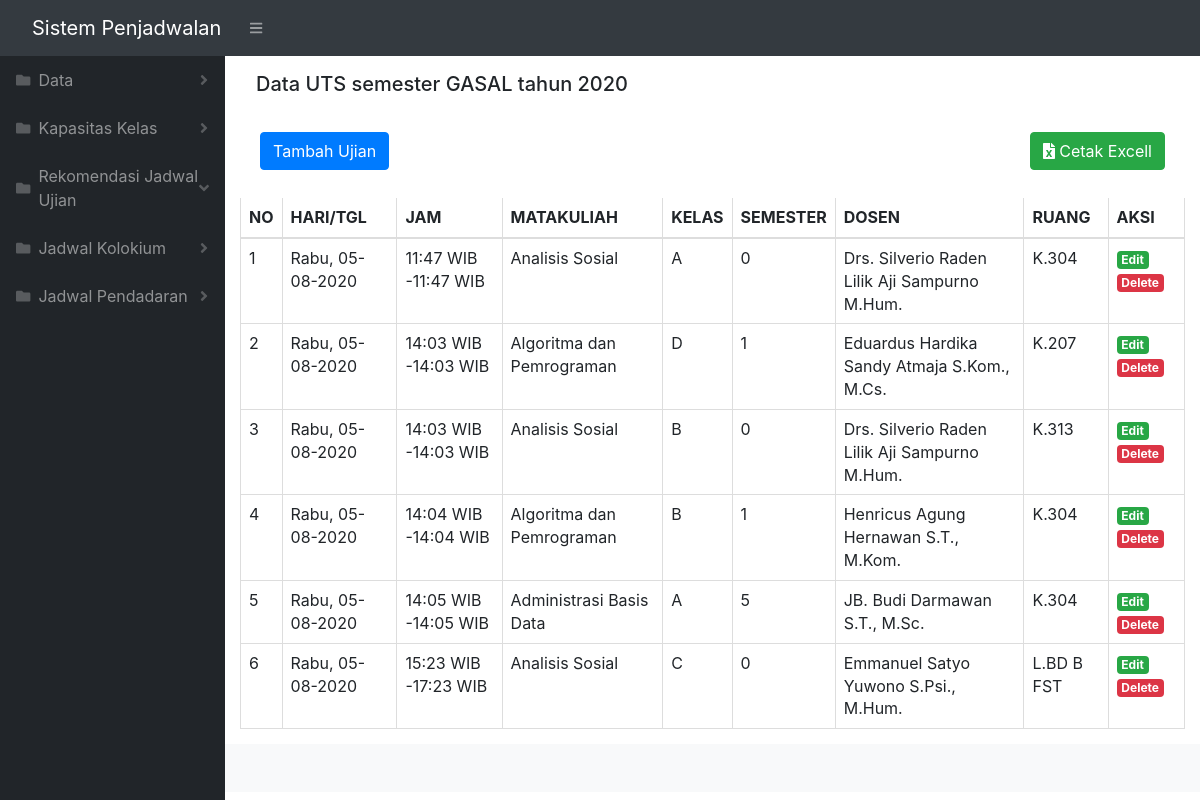
The page /rekomendasi/detailJadwal/1 on the database as committed earlier.
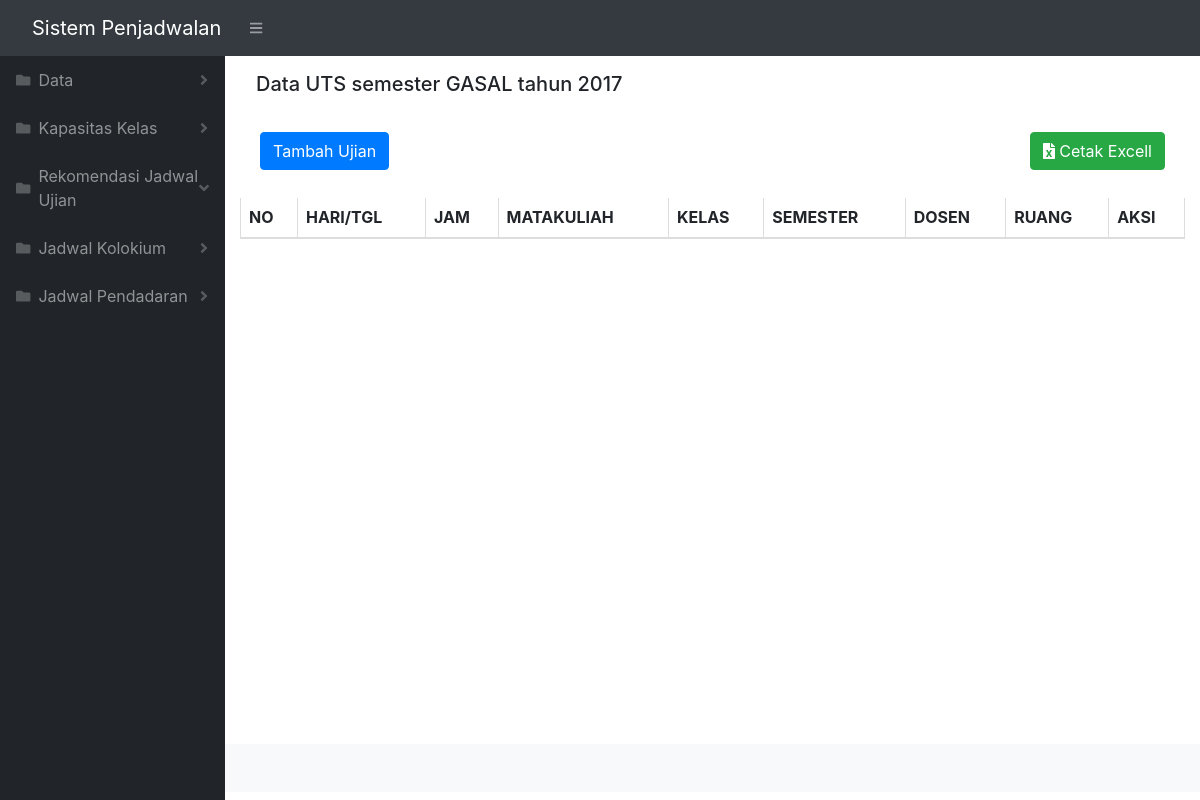
The same page on the database as committed later.
### tables this page shows
CREATE TABLE `detailjadwal` (
  `id` int(11) NOT NULL,
  `idJadwal` int(100) NOT NULL,
  `idMakul` int(100) NOT NULL,
  `idRuangan` varchar(100) NOT NULL,
  `jamMulai` time NOT NULL,
  `jamSelesai` time NOT NULL,
  `tanggal` date NOT NULL
);

CREATE TABLE `makul` (
  `idMakul` int(11) NOT NULL,
  `kodeMakul` varchar(255) NOT NULL,
  `tipeMakul` varchar(255) NOT NULL,
  `nama` varchar(255) NOT NULL,
  `tahun` varchar(255) NOT NULL,
  `semester` varchar(255) NOT NULL,
  `kelas` varchar(255) NOT NULL,
  `kapasitas` varchar(255) NOT NULL,
  `idSemester` int(11) NOT NULL
);

CREATE TABLE `ruang` (
  `idRuangan` int(11) NOT NULL,
  `ruangan` varchar(20) NOT NULL
);

### application/controllers/Rekomendasi.php (called while the page is built, shortened)
<?php
class rekomendasi extends CI_Controller
{
    public function __construct()
    {
        $this->load->model('Jadwal_model');
        $this->load->library('excel');
    }
function detailjadwal($id) {
    $jadwal = $this->Jadwal_model->getDataJadwalWhere($id);
    foreach ($jadwal as $key) {
     $jenisUjian = $key['jenisUjian'];
     $semester = $key['semester'];
     $tahun = $key['tahun'];
 }
 $data['id'] = $id;
 $data['semesterGas_Gen'] = $semester;
 $data['title'] = 'Data '.$jenisUjian.' semester '.$semester.' tahun '.$tahun;
 $this->load->view('templates/header');
 $this->load->view('templates/sidebar', $data);
 $this->load->view('templates/topbar', $data);
 $dataa = $this->Jadwal_model->getDetailJadwal($id);
 $data['jadwal'] = $dataa;
 $this->load->view('rekomendasi/detailjadwal',$data);
 $this->load->view('templates/footer');
}
}

### index.php (called while the page is built, shortened)
<?php
require_once BASEPATH.'core/CodeIgniter.php';

### application/models/Jadwal_model.php (called while the page is built, shortened)
<?php
class Jadwal_model extends CI_Model{
    function getDataJadwalWhere($id) {
    	$data = $this->db->get_where("jadwal",["idJadwal" => $id]);
    	return $data->result_array();
    }
    function getDetailJadwal($id) {
        if (empty($id)) {
            $data = $this->db->get("detailjadwal")->result_array();
            return $data;
        }else{
            $this->db->SELECT('detailjadwal.*,makul.*,ruang.*,dosen.nama as dosen_nama');
            $this->db->FROM('detailjadwal');
            $this->db->join('presensi','presensi.idMakul = detailjadwal.idMakul');
            $this->db->join('makul','makul.idMakul = presensi.idMakul');
            $this->db->join('dosen','dosen.idDosen = presensi.idDosen' );
            $this->db->join('ruang','ruang.idRuangan = detailjadwal.idRuangan');
            $this->db->group_by('presensi.idMakul,presensi.idDosen');
            $this->db->order_by('detailjadwal.tanggal ASC,detailjadwal.jamMulai ASC');
            $this->db->where('detailjadwal.idJadwal',$id);
            $data = $this->db->get();
            return $data->result_array();
        }
    }
}

### application/views/rekomendasi/detailjadwal.php (the view, shortened to what this page needs)
<div id="layoutSidenav_content">
    <main>
        <div class="container-fluid">
            <nav class="navbar">
                <h5 class="mt-2"><?= $title ?></h5>
            </nav>
            <div class="card-body">
                <a href="#" class="btn btn-primary mb-2" data-toggle="modal" data-target="#ModalInput">Tambah Ujian</a>
                <a href="<?= base_url() ?>rekomendasi/exportExcell2/<?= $id; ?>" class="btn btn-success float-right mb-2"><i class="fas fa-file-excel" aria-hidden="true"></i> Cetak Excell</a>
            </div>
            <div class="table-responsive">
                <table class="table table-bordered" id="tabelku" width="100%">
                    <thead>
                        <tr>
                            <th>NO</th>
                            <th>HARI/TGL</th>
                            <th>JAM</th>
                            <th>MATAKULIAH</th>
                            <th>KELAS</th>
                            <th>SEMESTER</th>
                            <th>DOSEN</th>
                            <th>RUANG</th>
                            <th>AKSI</th>
                        </tr>
                    </thead>
                    <tbody>
                        <?php $i = 1; ?>
                        <?php foreach ($jadwal as $row) : ?>
                            <tr>
                                <td><?= $i ?></td>
                                <td><?php
                                $date = date('d-m-Y',strtotime($row['tanggal']));
                                $hari = date('D', strtotime($row['tanggal']));
                                $hari_ini = hari_ini($hari);
                                echo $hari_ini.", ".$date ?></td>
                                <td><?php
                                $jamMulai = date("G:i",strtotime( $row['jamMulai']));
                                $jamSelesai = date("G:i", strtotime($row['jamSelesai']));
                                echo $jamMulai." WIB -".$jamSelesai?> WIB</td>
                                <td><?php echo $row['nama']; ?></td>
                                <td> <?php echo $row['kelas']; ?></td>
                                <td><?php echo $row['idSemester'] ?></td>
                                <td><?php echo $row['dosen_nama']; ?></td>
                                <td><?php echo $row['ruangan']; ?></td>
                                <td>
                                   <a href="" id="editModal<?php echo $row['id'];  ?>"  class="badge badge-success " data-toggle="modal" data-target="#ModalEdit<?php echo $row['id'];  ?>">Edit</a>
                                   <a href="<?php echo base_url(); ?>rekomendasi/deletedetailjadwal/<?= $row['id']; ?>/<?= $row['idJadwal'] ?>"
                                    class="badge badge-danger"
                                    onclick="return confirm('Are you sure you want to delete ?');">Delete</a>
                                </td>
                            </tr>
                            <?php $i++; ?>
                        <?php endforeach; ?>
                    </tbody>
                </table>
            </div>
        </div>
    </div>
    </div>
<?php
function hari_ini($d){
    $hari = $d;
    switch($hari){
      case 'Wed':
      $hari_ini = "Rabu";
      break;
  }
  return $hari_ini;
}
?>

### application/views/templates/header.php (shortened to what this page needs)
<!DOCTYPE html>
<html lang="en">
<head>
    <link href="<?= base_url('assets/') ?>css/styles.css" rel="stylesheet" />
    <link href="https://cdn.datatables.net/1.10.20/css/dataTables.bootstrap4.min.css" rel="stylesheet"
 />
    <link rel="stylesheet" href="<?php echo base_url() . 'assets/dateindo/css/bootstrap.min.css'?>">
    <link rel="stylesheet" href="https://stackpath.bootstrapcdn.com/bootstrap/4.3.1/css/bootstrap.min.css"
>
    <link rel="stylesheet" href="<?php echo base_url() . 'assets/dateindo/css/ilmudetil.css'?>">
    <link rel="stylesheet" href="<?php echo base_url() . 'assets/dateindo/css/bootstrap-datetimepicker.css'?>" />
    <link rel="stylesheet" href="<?php echo base_url() . 'assets/dateindo/css/bootstrap-datetimepicker.min.css'?>" />
</head>
<body class="sb-nav-fixed">

### application/views/templates/sidebar.php (shortened to what this page needs)
<div id="layoutSidenav">
    <div id="layoutSidenav_nav">
        <nav class="sb-sidenav accordion sb-sidenav-dark" id="sidenavAccordion">
            <div class="sb-sidenav-menu">
                <div class="nav">
                    <a class="nav-link collapsed" href="#" data-toggle="collapse" data-target="#Data"
                        aria-expanded="false" aria-controls="collapseLayouts">
                        <div class="sb-nav-link-icon"><i class="fas fa-folder"></i></div>
                        Data
                        <div class="sb-sidenav-collapse-arrow"><i class="fas fa-angle-down"></i></div>
                    </a>
                    <a class="nav-link collapsed" href="#" data-toggle="collapse" data-target="#kapasitas"
                        aria-expanded="false" aria-controls="collapseLayouts">
                        <div class="sb-nav-link-icon"><i class="fas fa-folder"></i></div>
                        Kapasitas Kelas
                        <div class="sb-sidenav-collapse-arrow"><i class="fas fa-angle-down"></i></div>
                    </a>
                    <a class="nav-link" href="#" data-toggle="collapse" data-target="#Rekomendasi" aria-expanded="false"
                        aria-controls="">
                        <div class="sb-nav-link-icon"><i class="fas fa-folder"></i></div>
                        Rekomendasi Jadwal Ujian
                        <div class="sb-sidenav-collapse-arrow"><i class="fas fa-angle-down"></i></div>
                    </a>
                    <a class="nav-link collapsed" href="#" data-toggle="collapse" data-target="#Kolokium"
                        aria-expanded="false" aria-controls="collapseLayouts">
                        <div class="sb-nav-link-icon"><i class="fas fa-folder"></i></div>
                        Jadwal Kolokium
                        <div class="sb-sidenav-collapse-arrow"><i class="fas fa-angle-down"></i></div>
                    </a>
                    <a class="nav-link collapsed" href="#" data-toggle="collapse" data-target="#Pendadaran"
                        aria-expanded="false" aria-controls="collapseLayouts">
                        <div class="sb-nav-link-icon"><i class="fas fa-folder"></i></div>
                        Jadwal Pendadaran
                        <div class="sb-sidenav-collapse-arrow"><i class="fas fa-angle-down"></i></div>
                    </a>
        </nav>
    </div>

### application/views/templates/topbar.php
<nav class="sb-topnav navbar navbar-expand navbar-dark bg-dark">
    <a class="navbar-brand" href="<?= base_url('home'); ?>">Sistem Penjadwalan</a>
    <button class="btn btn-link btn-sm order-1 order-lg-0" id="sidebarToggle" href="#"><i
            class="fas fa-bars"></i></button>
</nav>

### application/views/templates/footer.php (shortened to what this page needs)
<footer class="py-4 bg-light mt-auto">
</footer>
</body>
</html>

### assets/dateindo/css/ilmudetil.css (style rules this page uses)
a { color: #FFC107;text-decoration: none; }

Rows that differ between the two databases and show on the page:
removed detailjadwal: tanggal "Rabu", tanggal "05-08-2020", jamMulai "11:47", jamSelesai "11:47", idMakul.nama "Analisis Sosial", idMakul.kelas "A", idMakul.idSemester "0", dosen_nama "Drs. Silverio Raden Lilik Aji Sampurno M.Hum.", ruang.ruangan "K.304"
removed detailjadwal: tanggal "Rabu", tanggal "05-08-2020", jamMulai "14:03", jamSelesai "14:03", idMakul.nama "Algoritma dan Pemrograman", idMakul.kelas "D", idMakul.idSemester "1", dosen_nama "Eduardus Hardika Sandy Atmaja S.Kom., M.Cs.", ruang.ruangan "K.207"
removed detailjadwal: tanggal "Rabu", tanggal "05-08-2020", jamMulai "14:03", jamSelesai "14:03", idMakul.nama "Analisis Sosial", idMakul.kelas "B", idMakul.idSemester "0", dosen_nama "Drs. Silverio Raden Lilik Aji Sampurno M.Hum.", ruang.ruangan "K.313"
removed detailjadwal: tanggal "Rabu", tanggal "05-08-2020", jamMulai "14:04", jamSelesai "14:04", idMakul.nama "Algoritma dan Pemrograman", idMakul.kelas "B", idMakul.idSemester "1", dosen_nama "Henricus Agung Hernawan S.T., M.Kom.", ruang.ruangan "K.304"
removed detailjadwal: tanggal "Rabu", tanggal "05-08-2020", jamMulai "14:05", jamSelesai "14:05", idMakul.nama "Administrasi Basis Data", idMakul.kelas "A", idMakul.idSemester "5", dosen_nama "JB. Budi Darmawan S.T., M.Sc.", ruang.ruangan "K.304"
removed detailjadwal: tanggal "Rabu", tanggal "05-08-2020", jamMulai "15:23", jamSelesai "17:23", idMakul.nama "Analisis Sosial", idMakul.kelas "C", idMakul.idSemester "0", dosen_nama "Emmanuel Satyo Yuwono S.Psi., M.Hum.", ruang.ruangan "L.BD B FST"
Other text that changed with them:
$title: "Data UTS semester GASAL tahun 2020" → "Data UTS semester GASAL tahun 2017"
